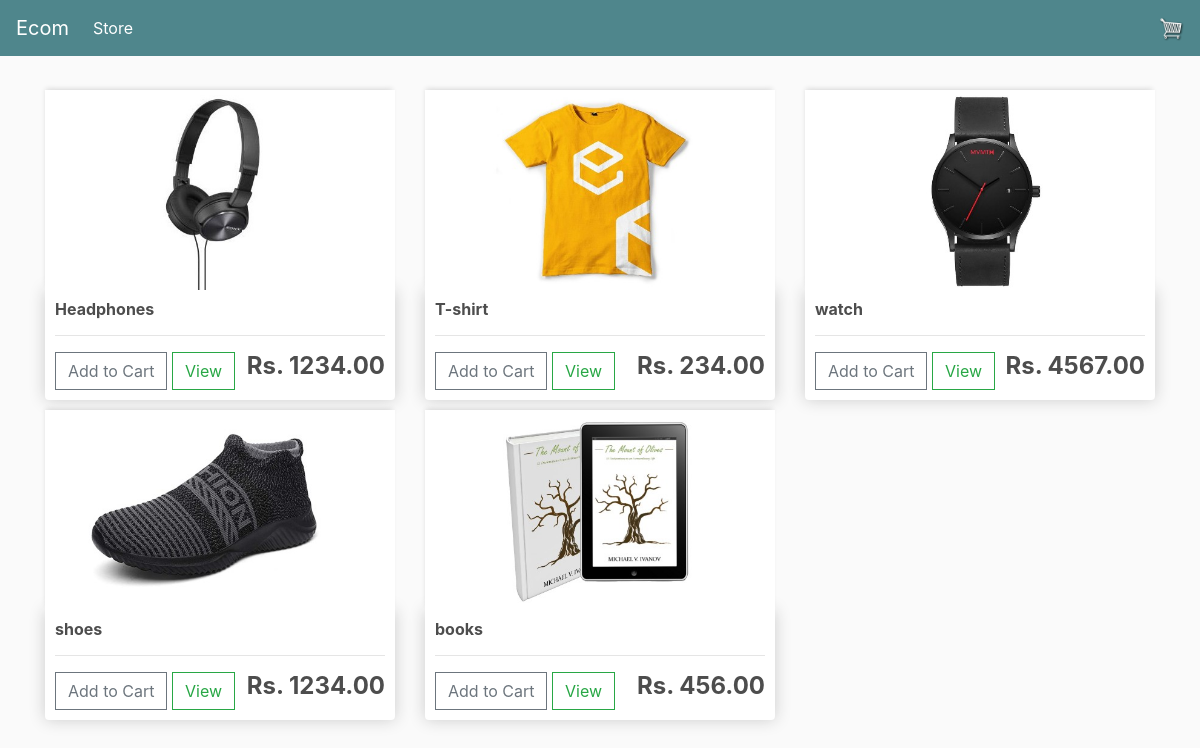
The page / on the database its author committed.
### store/models.py (models this page shows, shortened)
class Product(models.Model):
	name = models.CharField(max_length=200)
	price = models.FloatField()
	digital = models.BooleanField(default=False,null=True, blank=True)
	image = models.ImageField(null=True, blank=True)
	@property
	def imageURL(self):
		try:
			url = self.image.url
		except:
			url = ''
		return url

### store/views.py (the view)
# urls.py: path('', include('store.urls')),
def store(request):
    products = Product.objects.all()
    cartItems = 0
    context = {'products': products, 'cartItems': cartItems, 'user': request.user}
    return render(request, 'store/store.html', context)

### store/templates/store/store.html
{% extends 'store/main.html' %}
{% load static %}
{% block content %}
	<div class="row">
		{% for product in products %}
		<div class="col-lg-4">
			<img class="thumbnail" src="{{product.imageURL}}">
			<div class="box-element product">
				<h6><strong>{{product.name}}</strong></h6>
				<hr>
				<button data-product="{{product.id}}" data-action="add" class="btn btn-outline-secondary add-btn update-cart">Add to Cart</button>
				<a class="btn btn-outline-success" href="#">View</a>
				<h4 style="display: inline-block; float: right"><strong>Rs. {{product.price|floatformat:2}}</strong></h4>
			</div>
		</div>
		{% endfor %}
	</div>
{% endblock content %}

### store/templates/store/main.html (shortened to what this page needs)
<!DOCTYPE html>
{% load static %}
<html>
<head>
    <link rel="stylesheet" href="https://stackpath.bootstrapcdn.com/bootstrap/4.4.1/css/bootstrap.min.css"
>
    <link rel="stylesheet" type="text/css" href="{% static 'css/main.css' %}">
</head>
<body>
    <nav class="navbar navbar-expand-lg navbar-dark bg-dark">
        <a class="navbar-brand" href="{% url 'store' %}">Ecom</a>
        <div class="collapse navbar-collapse" id="navbarSupportedContent">
            <ul class="navbar-nav mr-auto">
                <li class="nav-item active">
                    <a class="nav-link" href="{% url 'store' %}">Store <span class="sr-only">(current)</span></a>
                </li>
            </ul>
            <div class="form-inline my-2 my-lg-0">
                <a href="{% url 'cart' %}">
                    <img id="cart-icon" src="{% static 'images/cart.png' %}">
                </a>
            </div>
        </div>
    </nav>
    <div class="container">
        <br>
        {% block content %}
        {% endblock content %}
    </div>
</body>
</html>

### static/css/main.css (style rules this page uses)
body { background-color: hsl(0, 0%, 98%); }
h1,h2,h3,h4,h5,h6 { color:hsl(0, 0%, 30%); }
.box-element { box-shadow:hsl(0, 0%, 80%) 0 0 16px; background-color: #fff; border-radius: 4px; padding: 10px; }
.thumbnail { width: 100%; height: 200px; -webkit-box-shadow: -1px -3px 5px -2px rgba(214,214,214,1); -moz-box-shadow: -1px -3px 5px -2px rgba(214,214,214,1); box-shadow: -1px -3px 5px -2px rgba(214,214,214,1); }
.product { border-radius: 0 0 4px 4px; }
.bg-dark { background-color: #4f868c!important; }
#cart-icon { width:25px; display: inline-block; margin-left: 15px; }
.col-lg-4, .col-lg-6, .col-lg-8, .col-lg-12 { margin-top: 10px; }
.btn { border-radius: 0; }

### rows shown on the page
Product: imageURL (picture), name "Headphones", price "1234.00"
Product: imageURL (picture), name "T-shirt", price "234.00"
Product: imageURL (picture), name "watch", price "4567.00"
Product: imageURL (picture), name "shoes", price "1234.00"
Product: imageURL (picture), name "books", price "456.00"
